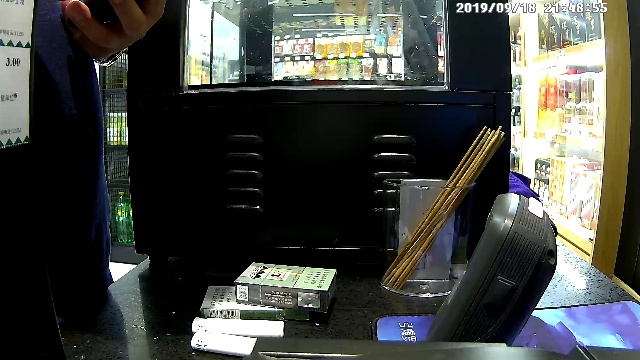
#> input picture heatmap/imgs/kuanzhai.jpg, 640 x 360 px; its folder holds only this picture in this run
$ python draw_hm.py
#> lines starting #> are read from the running program, lines starting #| are printed output that depends on the picture
import cv2
import math
import numpy as np
import matplotlib.pyplot as plt
import matplotlib.colors as mcolors
import matplotlib.cm as cmx
from heatmap.ann_sample import yunyan, kuanzhai
from base_py.generic import varname


def coco_box_to_bbox(box):
    # xywh -> x1y1x2y2
    bbox = np.array([box[0], box[1], box[0] + box[2], box[1] + box[3]],
                    dtype=np.float32)
    return bbox


def gaussian_radius(det_size, min_overlap=0.7):
    """
    :param det_size: box h, w
    :param min_overlap: min iou
    """
    height, width = det_size

    # https://zhuanlan.zhihu.com/p/96856635
    # 3种情况 都要满足 overlap > 0.7, 所以取 min r
    # 一元二次方程求根
    # 一外一内
    a1 = 1
    b1 = (height + width)
    c1 = width * height * (1 - min_overlap) / (1 + min_overlap)
    sq1 = np.sqrt(b1 ** 2 - 4 * a1 * c1)
    r1 = (b1 + sq1) / 2

    # 内切
    a2 = 4
    b2 = 2 * (height + width)
    c2 = (1 - min_overlap) * width * height
    sq2 = np.sqrt(b2 ** 2 - 4 * a2 * c2)
    r2 = (b2 + sq2) / 2

    # 外切
    a3 = 4 * min_overlap
    b3 = -2 * min_overlap * (height + width)
    c3 = (min_overlap - 1) * width * height
    sq3 = np.sqrt(b3 ** 2 - 4 * a3 * c3)
    r3 = (b3 + sq3) / 2

    return min(r1, r2, r3)


def get_rotate_matrix(theta):
    # eg. theta = np.deg2rad(60)
    sin_, cos_ = np.sin(theta), np.cos(theta)
    return np.array([[cos_, -sin_],
                     [sin_, cos_]])


def gaussian2D(shape, sigma=1.0):
    m, n = [(ss - 1.) / 2. for ss in shape]  # rx, ry
    y, x = np.ogrid[-m:m + 1, -n:n + 1]  # 正交网格
    # y: (2m, 1)
    # x: (1, 2n)

    # 计算 x,y 范围内 高斯值, 广播机制
    # 2*x^2 + y^2 -> 椭圆方程，长短轴
    h = np.exp(-(x * x + y * y) / (2 * sigma * sigma))  # (2n,2m)

    h[h < np.finfo(h.dtype).eps * h.max()] = 0  # 确保剩下区域都=0
    # print(np.finfo(h.dtype).eps)  # 2.220446049250313e-16 获得 h.dtype 类型的非负最小值
    return h


def draw_umich_gaussian(heatmap, center, radius, k=1):
    """
    :param heatmap: np shape = (h,w)
    :param center: x,y
    :param radius: overlap=0.7 radius
    :param k: 区域高斯值放大倍数
    :return:
    """
    radius = math.ceil(radius)
    diameter = 2 * radius + 1
    # 返回 shape = (diameter, diameter) 的高斯核值
    gaussian = gaussian2D((diameter, diameter), sigma=diameter / 6)  # 3 sigma 原则

    x, y = int(center[0]), int(center[1])  # 转成 int
    height, width = heatmap.shape[0:2]  # heatmap size

    # 以 x,y 为中心，向 4 个方向 拓展 radius
    left, right = min(x, radius), min(width - x, radius + 1)
    top, bottom = min(y, radius), min(height - y, radius + 1)

    # get this rect from heatmap
    masked_heatmap = heatmap[y - top:y + bottom, x - left:x + right]
    # get this rect from gaussian
    masked_gaussian = gaussian[radius - top:radius + bottom, radius - left:radius + right]

    if min(masked_gaussian.shape) > 0 and min(masked_heatmap.shape) > 0:  # TODO debug
        # out the max of (heatmap, gaussian) to heatmap
        # k 高斯值 放大倍数
        np.maximum(masked_heatmap, masked_gaussian * k, out=masked_heatmap)

    return heatmap  # add a new obj's gaussian range


cmap = plt.get_cmap('jet')  # qualitative cmaps, >18
cNorm = mcolors.Normalize(vmin=0, vmax=255)
scalarMap = cmx.ScalarMappable(norm=cNorm, cmap=cmap)


def get_rgb(val):
    if val == 0:  # 改变 0 默认的 蓝色 0,0,127
        return 255, 255, 255
    else:
        rgba = scalarMap.to_rgba(val)
        return int(255 * rgba[0]), int(255 * rgba[1]), int(255 * rgba[2])


# 将 jet 样式 hm 转成 rgb
def cvt_hm_2_rgb(hm):
    hm = (hm * 255).astype(np.uint8)
    rgb = np.zeros(hm.shape + (3,), dtype=np.uint8)
    color_vals = np.unique(hm)
    for val in color_vals:
        rgb[hm == val] = get_rgb(val)
    return rgb


from shapely.geometry.polygon import Polygon


def get_polygon_center(segmentation):  # coco segmentation
    segmentation = segmentation[0]
    segmentation = [x // 4 for x in segmentation]  # 1/4
    points = [(segmentation[i], segmentation[i + 1]) for i in range(0, len(segmentation), 2)]
    polygon = Polygon(points)  # np (-1,2) 也可以
    x, y = polygon.centroid.xy  # x_array, y_array
    return x[0], y[0]


if __name__ == '__main__':
    img_anns = kuanzhai
    img_name = 'kuanzhai'
    img_path = 'imgs/{}.jpg'.format(img_name)
    img = cv2.imread(img_path)
#> img is the input picture: shape (360, 640, 3); mean B, G, R 66.7, 71.1, 69
    # img = cv2.resize(img, (640, 352))  # input size
    img = cv2.resize(img, (160, 88))  # 1/4, 监督信息
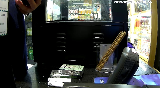
#> img: shape (88, 160, 3); mean B, G, R 66.9, 71.3, 69.2
    img_h, img_w = img.shape[:2]
#> img_h = 88; img_w = 160

    # 初始化 heatmap target，只要在 物体中心 赋给高斯分布值即可
    hm = np.zeros((img_h, img_w))  # default float64

    for ann in img_anns:
        bbox = ann['bbox']
        bbox = [x // 4 for x in bbox]  # downsample 1/4
        w, h = bbox[2:]
        # cornernet 设置最小 iou 0.7 情况下，r 大小
        radius = gaussian_radius(det_size=(h, w))
        # radius = max(0, math.ceil(radius / 3))  # r/3
        box_center = (bbox[0] + w / 2, bbox[1] + h / 2)  # rect center
        # polygon_center = get_polygon_center(ann['segmentation'])  # polygon center
        # center = polygon_center
        center = box_center
        draw_umich_gaussian(hm, center, radius)
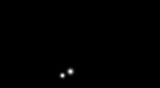
#> hm: shape (88, 160) float64; min 0, max 1, mean 0.00249

    hm_rgb = cvt_hm_2_rgb(hm)
#> after the loop in cvt_hm_2_rgb, `for val in color_vals:`:
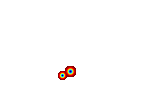
#> rgb: shape (88, 160, 3); mean of channels 0, 1, 2 252.3, 252.6, 254; drawn as B, G, R
    trans = 0.5
    res = img[:, :, ::-1] * trans + hm_rgb * (1 - trans)
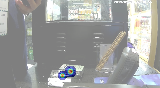
#> res: shape (88, 160, 3) float64; mean R, G, B 160.7, 162, 160.4
    res = res.astype(np.uint8)

    plt.axis('off')
    plt.imshow(res)
    # 先 save 再 show
    # plt.savefig('imgs/{}_hm.png'.format(img_name), bbox_inches='tight', pad_inches=0.0)
    plt.show()
